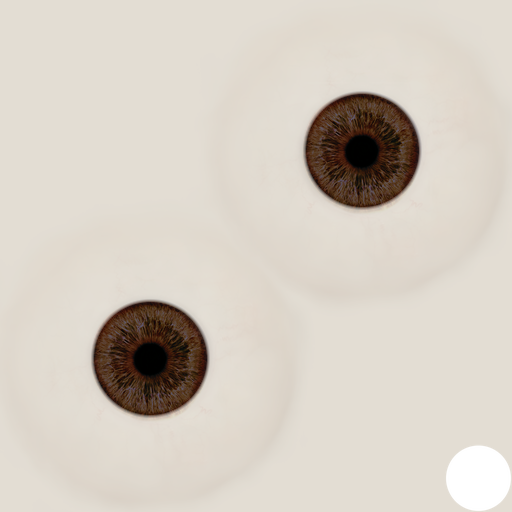
#> input picture models/human/eye.png, 512 x 512 px, found by its file name
$ python -i build_human.py   (imports and definitions only)
#> lines starting #> are read from the running program, lines starting #| are printed output that depends on the picture; after the words box and inside, x2 and y2 are one past the last pixel; in counts of white or black regions, pixels touching at a corner belong together
# MakeHuman(CC0) 자산 → 핏체크용 3D 인체 데이터(human.json + human.bin + 텍스처)
# 사용: python -P -X utf8 tools/build_human.py [원본 자산 폴더] [출력 폴더]
#   원본 자산 기본값: 프로젝트/assets-src/makehuman(tools/fetch_makehuman.py로 받는다, git 제외), 출력 기본값: 프로젝트/models/human
import sys, os, json, struct, re
import numpy as np
from PIL import Image

_ROOT = os.path.dirname(os.path.dirname(os.path.abspath(__file__)))
DL = sys.argv[1] if len(sys.argv) > 1 else os.path.join(_ROOT, 'assets-src', 'makehuman')
OUT = sys.argv[2] if len(sys.argv) > 2 else os.path.join(_ROOT, 'models', 'human')
# [1 line not run here, left out]
P = lambda *a: os.path.join(DL, *a)

# ---------- 기본 메시 ----------
verts, uvs, faces = [], [], []  # faces: (group, [(vi, ti), ...])
group = None
# [13 lines not run here, left out]
V = np.array(verts, dtype=np.float64)
UV = np.array(uvs, dtype=np.float64)
NV = len(V)
# [1 line not run here, left out]

def target(name):
#> called with name = 'asian-male-young'
    if name is None: return np.zeros((NV, 3))
    if '+' in name: return sum(target(x) for x in name.split('+'))
    d = np.zeros((NV, 3))
    path = None
    for root, _, files in os.walk(P('t')):
        if name + '.target' in files: path = os.path.join(root, name + '.target')
    for line in open(path, encoding='utf-8'):
        if not line.strip() or line[0] == '#': continue
        a = line.split()
        d[int(a[0])] = [float(a[1]), float(a[2]), float(a[3])]
    return d

# 기본 체형: 아시아 남성 20대(MakeHuman 기준 몸에서) + 조금 이상적인 비율
# [1 line that did not run here, left out]

# ---------- 체형 변형(증가/감소 쌍) ----------
PAIRS = {
    'weight': ('universal-male-young-averagemuscle-maxweight', 'universal-male-young-averagemuscle-minweight'),
    'muscle': ('universal-male-young-maxmuscle-averageweight', 'universal-male-young-minmuscle-averageweight'),
    'height': ('male-young-averagemuscle-averageweight-maxheight', 'male-young-averagemuscle-averageweight-minheight'),
    'vshape': ('torso-vshape-incr', 'torso-vshape-decr'),
    'belly': ('stomach-pregnant-incr', 'stomach-pregnant-decr'),
}
# [3 lines not run here, left out]

# 얼굴 다듬기(그릴 때 값을 정한다): 이름 → (증가, 감소). 양쪽(l/r) 타깃은 + 로 합친다
LR = lambda a: 'l-%s+r-%s' % (a, a)
FACE = {
    'lowerlip-vol': ('mouth-lowerlip-volume-incr', 'mouth-lowerlip-volume-decr'),
    'lowerlip-h': ('mouth-lowerlip-height-incr', 'mouth-lowerlip-height-decr'),
    'mouth-angle': ('mouth-angles-up', 'mouth-angles-down'),
    'mouth-w': ('mouth-scale-horiz-incr', 'mouth-scale-horiz-decr'),
    'lowerlip-mid': ('mouth-lowerlip-middle-up', 'mouth-lowerlip-middle-down'),
    'upperlip-mid': ('mouth-upperlip-middle-up', 'mouth-upperlip-middle-down'),
    'chin-prom': ('chin-prominent-incr', 'chin-prominent-decr'),
    'chin-w': ('chin-width-incr', 'chin-width-decr'),
    'head-fat': ('head-fat-incr', 'head-fat-decr'),
    'head-oval': ('head-oval', None),
    'cheek-vol': (LR('cheek-volume-incr'), LR('cheek-volume-decr')),
    'cheek-bones': (LR('cheek-bones-incr'), LR('cheek-bones-decr')),
    'nose-w': ('nose-scale-horiz-incr', 'nose-scale-horiz-decr'),
    'nose-point': ('nose-point-width-incr', 'nose-point-width-decr'),
    'nose-flare': ('nose-flaring-incr', 'nose-flaring-decr'),
    'nose-vol': ('nose-volume-incr', 'nose-volume-decr'),
    'nose-hump': ('nose-hump-incr', 'nose-hump-decr'),
    'brow-y': ('eyebrows-trans-up', 'eyebrows-trans-down'),
    'brow-angle': ('eyebrows-angle-up', 'eyebrows-angle-down'),
    'neck-w': ('neck-scale-horiz-incr', 'neck-scale-horiz-decr'),
    'eye-open': (LR('eye-height2-incr'), LR('eye-height2-decr')),
    'eye-bag': (LR('eye-bag-incr'), LR('eye-bag-decr')),
    'eye-scale': (LR('eye-scale-incr'), LR('eye-scale-decr')),
}
# [2 lines not run here, left out]

# ---------- 쓸 면: 몸(신체) ----------
body_faces = [fv for g, fv in faces if g == 'body']
used = sorted({vi for fv in body_faces for vi, _ in fv})

# 렌더 정점: (정점, uv) 쌍마다 하나(uv 이음매에서 갈라진다)
def split(face_list, uvarr):
    key2i, ref, ruv, tris = {}, [], [], []
    for fv in face_list:
        idx = []
        for vi, ti in fv:
            k = (vi, ti)
            if k not in key2i:
                key2i[k] = len(ref); ref.append(vi); ruv.append(uvarr[ti] if ti >= 0 else (0, 0))
            idx.append(key2i[k])
        for j in range(1, len(idx) - 1): tris += [idx[0], idx[j], idx[j + 1]]
    return np.array(ref, np.uint32), np.array(ruv, np.float32), np.array(tris, np.uint32)

# ---------- 뼈대: 관절 위치 = 관절 정점 묶음의 평균 ----------
# [1 line not run here, left out]
# [1 line that did not run here, left out]
# [1 line that did not run here, left out]
# [1 line not run here, left out]
def subtree(root):
#> called with root = 'head'
    out = {root}
    changed = True
    while changed:
        changed = False
        for b, d in bones.items():
            if d['parent'] in out and b not in out: out.add(b); changed = True
    return out
# [5 lines left out: function weight_of, not called in this run]
pose = {}
# [4 lines not run here, left out]
# [1 line that did not run here, left out]
# [2 lines not run here, left out]
# 도우미 정점(옷·신발이 기대는 보조 메시)은 뼈 가중치가 없다 → 가장 가까운 몸 정점의 가중치를 쓴다
_used = np.array(sorted({vi for g, fv in faces if g == 'body' for vi, _ in fv}))
_helpers = np.setdiff1d(np.arange(NV), _used)
# [1 line that did not run here, left out]
_near = np.empty(len(_helpers), dtype=np.int64)
# [6 lines not run here, left out]
# 손가락 마디(자연스럽게 살짝 쥔 손): 마디마다 아래쪽 전체 가중치(듬성듬성 저장)
fingerW = {}
# [7 lines not run here, left out]

def jpos(name, X):
    return X[joints[name]].mean(axis=0)
# [4 lines not run here, left out]

# ---------- 덧붙이는 메시(머리카락·눈썹·속눈썹·눈·신발) ----------
# [36 lines left out: functions load_obj, load_clo, not called in this run]

proxies = []
HAIR_ALT = [h for h in os.environ.get('HAIR_ALT', '').split(',') if h and os.path.exists(P(h + '.mhclo'))]  # 비교용 머리 모양(시험할 때만)
# [4 lines left out: function add_proxy, not called in this run]

# [2 lines not run here, left out]
BROW = os.environ.get('BROW', 'eyebrow008')  # 숱 많고 덜 휜 남성 눈썹(eyebrow001은 가늘고 안쪽이 내려가 찡그린 듯 보였다). 다른 눈썹 시험: BROW=이름
# [4 lines not run here, left out]

deleted = set()
# [1 line not run here, left out]
body_faces_vis = [fv for fv in body_faces if not all(vi in deleted for vi, _ in fv)]
b_ref, b_uv, b_tris = split(body_faces_vis, UV)
# 법선 계산용 원래 정점 기준 삼각형(몸 전체)
orig_tris = []
# [2 lines not run here, left out]

# ---------- 속옷(드로즈): 골반~허벅지 위쪽 몸 면을 그대로 복제(그릴 때 법선 방향으로 살짝 띄운다) ----------
# [1 line that did not run here, left out]
crotch_y = None
def in_brief(vi):
    x, y, z = V[vi]
    return yC - 1.55 < y < yC + 0.75 and not (abs(x) > 1.9 and y > yC - 0.2)  # 팔(손) 제외
brief_faces = [fv for fv in body_faces if all(in_brief(vi) for vi, _ in fv)]
w_ref, w_uv, w_tris = split(brief_faces, UV)

# ---------- 측정용 정점 묶음(둘레 = 단면 볼록 껍질 둘레) ----------
X = V
body_set = np.array(used)
def ring(y, half=0.06, xmax=None, side=0):
    sel = [i for i in body_set if abs(X[i, 1] - y) < half and (xmax is None or abs(X[i, 0]) < xmax) and (side == 0 or X[i, 0] * side > 0.05)]
    return sel
# [1 line that did not run here, left out]
# [1 line that did not run here, left out]
# [1 line that did not run here, left out]
# [1 line that did not run here, left out]
# [1 line not run here, left out]
# [1 line that did not run here, left out]

# [1 line that did not run here, left out]
# [1 line not run here, left out]
# 사타구니 점(다리 사이 가장 높은 곳) 후보 정점
crotch_set = [i for i in body_set if abs(X[i, 0]) < 0.12 and abs(X[i, 1] - crotch_y) < 0.25]
# 어깨너비: 어깨 끝(삼각근 바깥쪽 위) 정점 - 위팔 관절에서 가장 바깥, 높이 근처
def shoulder_pts(sd):
    j = jpos('upperarm01.%s____head' % sd, V)
    return [i for i in body_set if abs(X[i, 1] - (j[1] + 0.15)) < 0.12 and abs(X[i, 2] - j[2]) < 0.4 and X[i, 0] * (1 if sd == 'L' else -1) > abs(j[0]) * 0.8]
# [1 line that did not run here, left out]

# 관절(랜드마크) 이름 → 정점 묶음
LM = {}
# [11 lines not run here, left out]

# ---------- 바이너리 ----------
buf = bytearray()
meta = {'nv': NV, 'unit': 'dm', 'arrays': {}}
def put(name, arr, dtype):
    global buf
    a = np.ascontiguousarray(arr, dtype=dtype)
    while len(buf) % 4: buf.append(0)
    meta['arrays'][name] = {'offset': len(buf), 'count': int(a.size), 'type': np.dtype(dtype).name}
    buf += a.tobytes()
put('base', V.astype(np.float32).ravel(), np.float32)
put('normTris', np.array(orig_tris, np.uint32), np.uint32)
put('body.ref', b_ref, np.uint32); put('body.uv', b_uv.ravel(), np.float32); put('body.tris', b_tris, np.uint32)
put('brief.ref', w_ref, np.uint32); put('brief.uv', w_uv.ravel(), np.float32); put('brief.tris', w_tris, np.uint32)
# [2 lines not run here, left out]
meta['fingers'] = []
# [5 lines not run here, left out]
meta['morphs'] = {}
# [8 lines not run here, left out]
meta['proxies'] = []
# [8 lines not run here, left out]
meta['crotch'] = [int(i) for i in crotch_set]
# [1 line that did not run here, left out]
meta['joints'] = {k: [int(i) for i in v] for k, v in LM.items()}
# [1 line that did not run here, left out]
# [3 lines not run here, left out]

# ---------- 텍스처(용량 줄이기) ----------
# [5 lines left out: function save, not called in this run]
def even_skin(src, dst):
    # 피부 고르게: 얼굴·몸·다리가 한 사람처럼 같은 톤이 되게 큰 흐림(저주파 색)을 가슴 색으로 바꾸고
    # 잔결(모공·주름)은 비율로 남긴다. 다리 털·배꼽 아래 털·유두는 결을 약하게, 입술은 그대로.
#> called with src = '../models/human/eye.png', dst = 'out.png'
    from PIL import ImageFilter
    im = Image.open(P(src)).convert('RGB')
    a = np.asarray(im).astype(np.float32)
    # 빈 바탕(단색)은 빼고 흐린다(조각 가장자리에 빛 테두리가 생기지 않게)
    H, W = a.shape[:2]
#> H = 512; W = 512
    m = (np.abs(a - a[5, 5]).max(-1) > 2).astype(np.float32)
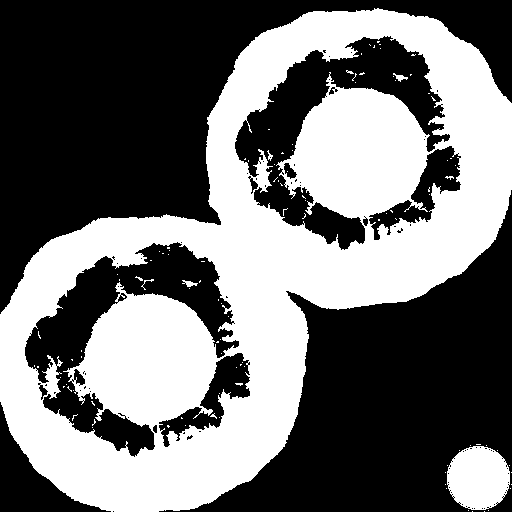
#> m: shape (512, 512) float32; values 0 (black) and 1 (white), 44.3% white; 108 white regions (102 under 20 px), largest, box (x1, y1, x2, y2) and area: (0, 8, 512, 512) 112556, (447, 446, 510, 510) 3168, (182, 280, 198, 287) 57, (393, 73, 408, 82) 55, (267, 150, 273, 161) 27, (141, 279, 154, 290) 26
    def box(x, r, ax):
        c = np.cumsum(np.pad(x, [(r + 1, r) if i == ax else (0, 0) for i in range(x.ndim)], mode='edge'), axis=ax, dtype=np.float64)
        n = x.shape[ax]
        return ((np.take(c, range(2 * r + 1, 2 * r + 1 + n), axis=ax) - np.take(c, range(0, n), axis=ax)) / (2 * r + 1)).astype(np.float32)
    def blur(x, r):  # 상자 흐림 세 번 = 가우스 흐림 근사
        x = x.astype(np.float32); b = max(1, int(r * 0.85))
        for _ in range(3): x = box(box(x, b, 0), b, 1)
        return x
    low = blur(a * m[..., None], 36) / (blur(m, 36)[..., None] + 1e-4) + 1
#> after the loop in blur, `for _ in range(3): x = box(box(x, b, 0), b, 1)`:
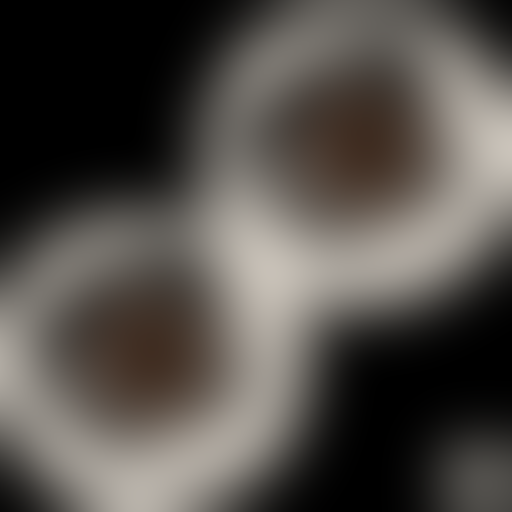
#> x: shape (512, 512, 3) float32; mean of channels 0, 1, 2 82.9, 78.4, 73.6; drawn as R, G, B
#> call 2 of blur, with r = 36
#> the loop in blur (call 2), `for _ in range(3): x = box(box(x, b, 0), b, 1)` made 3 passes
#> pass 1, in box (call 7), `c = np.cumsum(np.pad(x, [(r + 1, r) if i == ax else (0, 0) for i in ra..`:
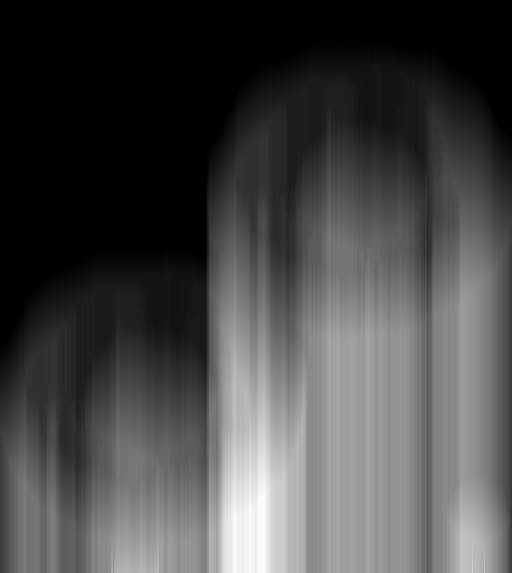
#> c: shape (573, 512) float64; min 0, max 379, mean 107; drawn with min black and max white
#> pass 1, in box (call 8), `c = np.cumsum(np.pad(x, [(r + 1, r) if i == ax else (0, 0) for i in ra..`:
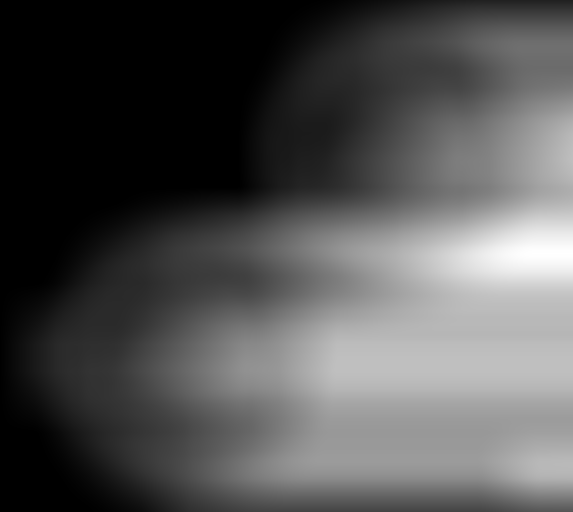
#> c: shape (512, 573) float64; min 0, max 355.9, mean 113.7; drawn with min black and max white
#> after the loop in blur (call 2), `for _ in range(3): x = box(box(x, b, 0), b, 1)`:
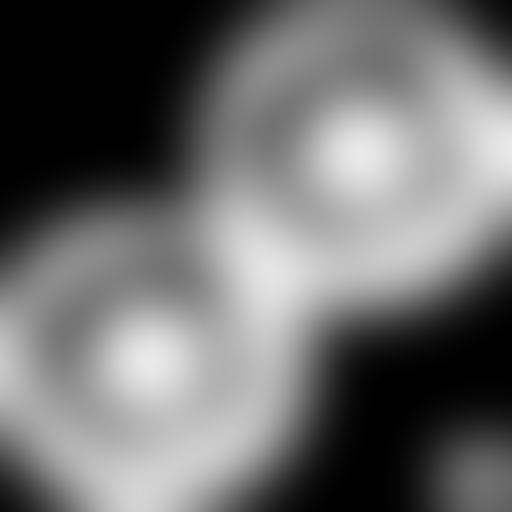
#> x: shape (512, 512) float32; min 0, max 0.917, mean 0.431
    low = low * m[..., None] + a[5, 5] * (1 - m[..., None]) + (1 - m[..., None])
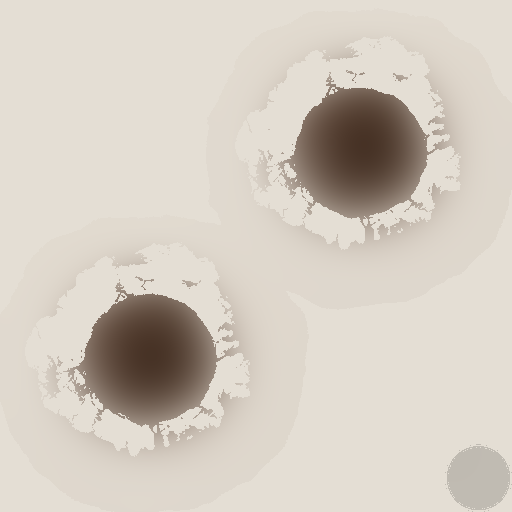
#> low: shape (512, 512, 3) float32; mean R, G, B 212.5, 205, 194
    target = np.median(low[700:820, 700:860].reshape(-1, 3), axis=0)
#> target = [nan, nan, nan]
    yy, xx = np.mgrid[0:H, 0:W].astype(np.float32)
    k = np.full((H, W), 0.8, np.float32)
    # 다리(몸 UV 아래쪽): 털·붉은 결 줄이기
    legs = np.clip((yy - 1050) / 200, 0, 1) * (xx < 1320)
    k = k * (1 - legs) + 0.45 * legs
    k[(xx > 1300) & (yy < 1760)] = 0.8  # 얼굴·두피: 몸과 같은 잔결(0.62였을 땐 얼굴만 매끈한 밀랍처럼 보였다)
    k[(xx > 740) & (xx < 1580) & (yy > 1620)] = 0.35  # 손(손톱 끝 갈색 얼룩 줄이기)
    def ell(cx, cy, rx, ry):
        d = ((xx - cx) / rx) ** 2 + ((yy - cy) / ry) ** 2
        return np.clip(1.6 - d, 0, 1) ** 1.5 * (d < 1.6)
    k = np.maximum(k * (1 - ell(1866, 1060, 40, 52)), 1.0 * ell(1866, 1060, 40, 52))  # 입술
    for cx, cy in [(663, 620), (893, 606)]:
        e = ell(cx, cy, 18, 18); k = k * (1 - e) + 0.6 * e  # 유두
#> k: shape (512, 512) float32; every value is 0.8
    e = ell(780, 990, 30, 75) * (1 - ell(780, 890, 22, 22)); k = k * (1 - e) + 0.15 * e  # 배꼽 아래 털 줄
    k = np.asarray(Image.fromarray((k * 255).astype(np.uint8)).filter(ImageFilter.GaussianBlur(8))).astype(np.float32) / 255
    ratio = a / low
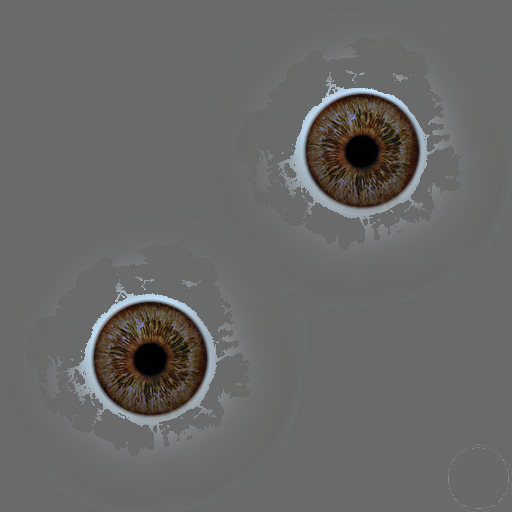
#> ratio: shape (512, 512, 3) float32; mean R, G, B 0.986, 0.979, 0.973; drawn with min black and max white
    out = target * (1 + (ratio - 1) * k[..., None])
#> out: shape (512, 512, 3) float32; every value is NaN or infinite
    # 얼굴 안의 자연스러운 혈색 차이(볼·코끝·귀가 살짝 붉고 이마가 밝은 것)는 조금 되살린다: 얼굴 평균에 대한 비율만(얼굴 전체 톤은 몸과 같게)
    head = (xx > 1300) & (yy < 1760) & (m > 0)
#> head: shape (512, 512) bool; every value is 0
    hm = low[head].mean(0)
#> hm = [nan, nan, nan]
    vary = np.clip(low / hm, 0.75, 1.3)
    hmask = np.asarray(Image.fromarray((head * 255).astype(np.uint8)).filter(ImageFilter.GaussianBlur(20))).astype(np.float32)[..., None] / 255
#> hmask: shape (512, 512, 1) float32; every value is 0
    out = out * (1 + (vary - 1) * 0.4 * hmask)
    # 입술은 원래 색 비율이 커서 저주파도 살짝 붉게 남긴다
    lip = ell(1866, 1060, 40, 52)[..., None]
    out = out * (1 - lip * 0.5) + (a * target / np.median(low[1000:1120, 1700:1800].reshape(-1, 3), axis=0)) * lip * 0.5
    # 입술: 주황빛 대신 차분한 장밋빛(#c98a80 쪽), 입술 사이 어두운 틈은 입술색으로 올린다
    rose = np.array([201, 138, 128], np.float32)
    lum_o = out.mean(-1, keepdims=True)
#> lum_o: shape (512, 512, 1) float32; every value is NaN or infinite
    lipc = rose * np.clip(lum_o / 150, 0.75, 1.15)
    out = out * (1 - lip * 0.62) + lipc * lip * 0.62
    # 입술 사이 틈이 검게 벌어져 보이지 않게: 입술 안 어두운 곳을 입술색의 70%까지 올린다
    floor_ = rose * 0.62
    out = out * (1 - lip) + np.maximum(out, floor_) * lip
    # 입술 사이 선(닫힌 입술이 맞닿는 곳): 약 5px 폭을 15% 어둡게(입술이 한 덩어리로 내민 듯 보이지 않게)
    seam = np.clip(1 - np.abs(xx - 1862) / 2.5, 0, 1) * (((yy - 1060) / 58) ** 2 < 1) * np.clip(1 - ((yy - 1060) / 58) ** 2, 0, 1) ** 0.5
    out = out * (1 - 0.15 * seam[..., None])
    # 아랫입술(입술 선 오른쪽 UV)이 윗입술보다 밝고 도톰해 보이던 것: 5% 어둡게
    lower = lip[..., 0] * (xx > 1862)
    out = out * (1 - 0.05 * lower[..., None])
    # 얼굴 조각 선명하게(언샤프 마스크, 반지름 약 1.5px, 0.6)와 볼·코 혈색 3%: 확대했을 때 흐릿한 밀랍처럼 보이지 않게
    hsel = ((xx > 1300) & (yy < 1760))[..., None].astype(np.float32)
    soft = blur(out, 2)
    out = out + 0.6 * (out - soft) * hsel
    cheeks = np.zeros((H, W), np.float32)
    for cx, cy, rx, ry in [(1760, 870, 120, 90), (1760, 1250, 120, 90), (1795, 1060, 40, 45)]:
        cheeks = np.maximum(cheeks, np.clip(1 - ((xx - cx) / rx) ** 2 - ((yy - cy) / ry) ** 2, 0, 1))
    out = out * (1 + cheeks[..., None] * np.array([0.03, -0.01, -0.01], np.float32))
    # 입 안 조각(입술 안쪽·잇몸·혀): 피부색으로 펴면 다문 입술 사이가 밝은 줄로 보인다 → 원래 색을 어둡게 되돌린다
    mouth = np.zeros((H, W), bool)
    mouth[720:940, 0:290] = True; mouth |= ((xx - 1724) / 182) ** 2 + ((yy - 1890) / 138) ** 2 < 1  # 오른쪽 아래 입 안 조각(바로 옆 손가락 끝은 빼기 - 손톱이 갈색으로 보이던 것)
    mouth &= m > 0
    out[mouth] = a[mouth] * 0.45
    Image.fromarray(np.clip(out, 0, 255).astype(np.uint8)).save(os.path.join(OUT, dst), quality=88, optimize=True)

# [16 lines left out: function dark_iris, not called in this run]

# [1 line not run here, left out]
# [18 lines left out: function soft_hair, not called in this run]
# [7 lines not run here, left out]
# [9 lines left out: function thick_brow, not called in this run]
# [3 lines not run here, left out]
# [30 lines left out: function clean_shoes, not called in this run]
# [2 lines not run here, left out]


# ---------- 3D 옷(아바타 전용, 따로 받는 cloth.json + cloth.bin): MakeHuman 시스템 옷(CC0)에서 상의·바지만 떼어 낸다 ----------
# male_casualsuit04: 반팔 티 + 청바지, male_casualsuit02: 긴팔 티(+ 같은 청바지). 한 메시라 UV 위치로 나눈다(바지 = 왼쪽 아래).
def cloth_part(name, want):
    if not os.path.exists(P(name + '.mhclo')): return None
    sc, ref, dele, ts, fs = load_clo(name)
    vs = load_obj(P(name + '.obj'))[0]
    keep = []
    for fv in fs:
        u = np.mean([ts[ti][0] for _, ti in fv]); v = np.mean([ts[ti][1] for _, ti in fv])
        y = np.mean([vs[vi][1] for vi, _ in fv]); ax = abs(np.mean([vs[vi][0] for vi, _ in fv]))
        # 바지 지퍼 덮개·바깥 가장자리 조각은 u가 0.7을 넘는다(긴팔 소매 조각과는 위치로 구분: 소매는 몸 바깥·높은 곳)
        isPants = v < 0.58 and (u < 0.7 or (ax < 2.0 and y < 1.7))
        if (want == 'pants') == isPants: keep.append(fv)
    r, ruv, tris = split(keep, ts)
    return {'scale': sc, 'ref': ref, 'split': r, 'uv': ruv, 'tris': tris, 'cover': sorted(set(dele))}

CLOTH = [('tee', 'male_casualsuit04', 'top'), ('longtee', 'male_casualsuit02', 'top'), ('jeans', 'male_casualsuit04', 'pants')]
parts = [(nm, cloth_part(src, 'pants' if w == 'pants' else 'top'), src) for nm, src, w in CLOTH]
# [33 lines not run here, left out]

>>> result = even_skin('../models/human/eye.png', 'out.png')
